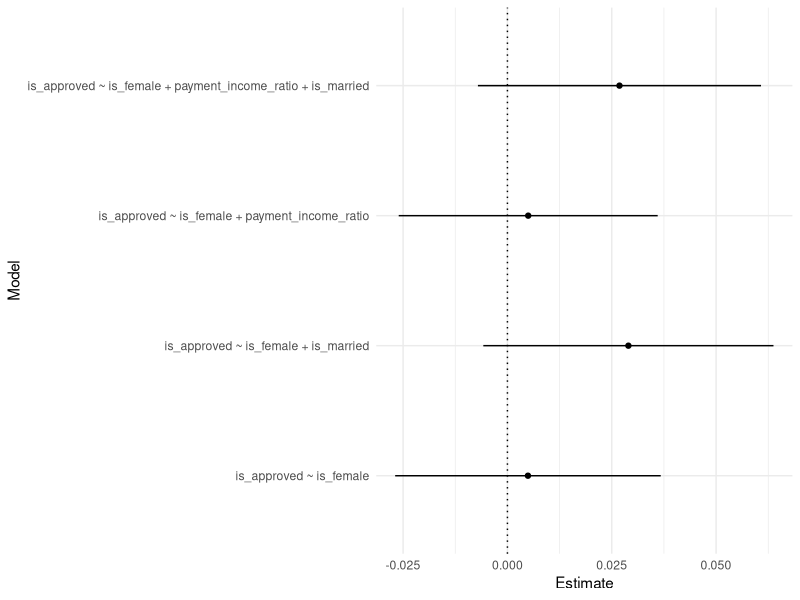
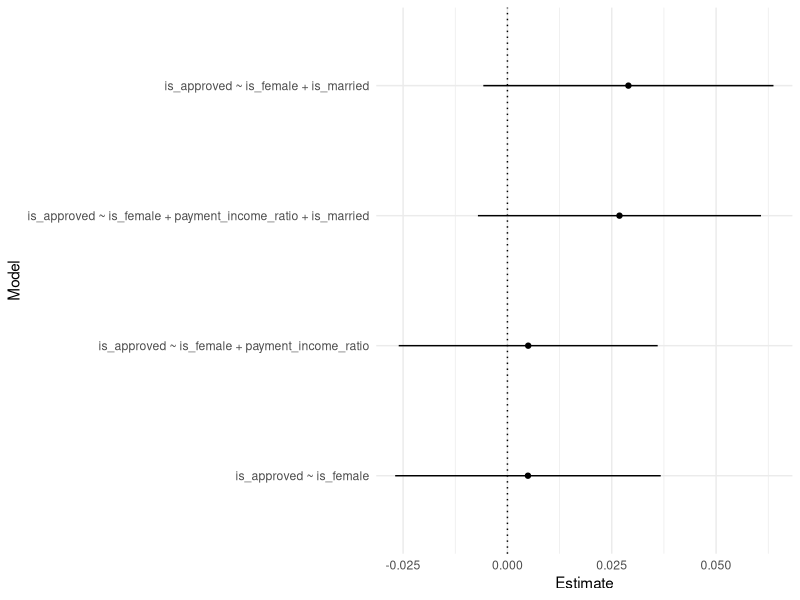
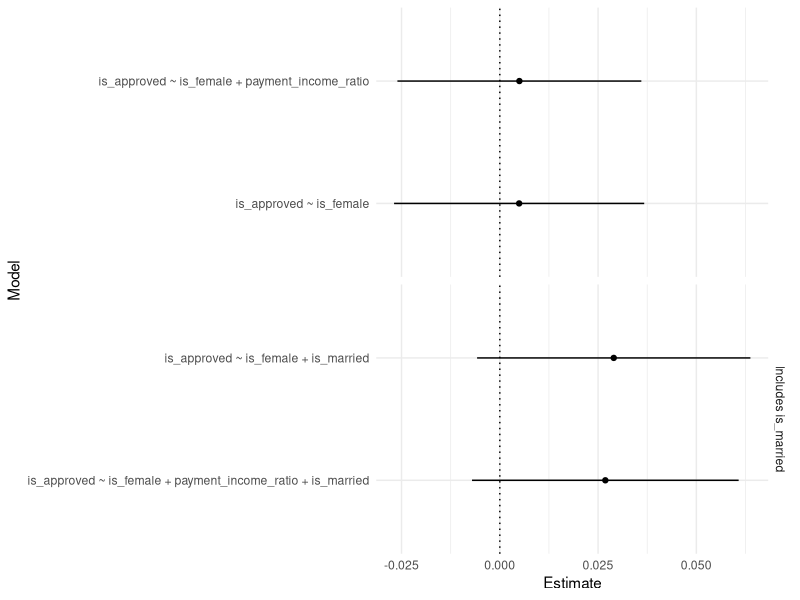
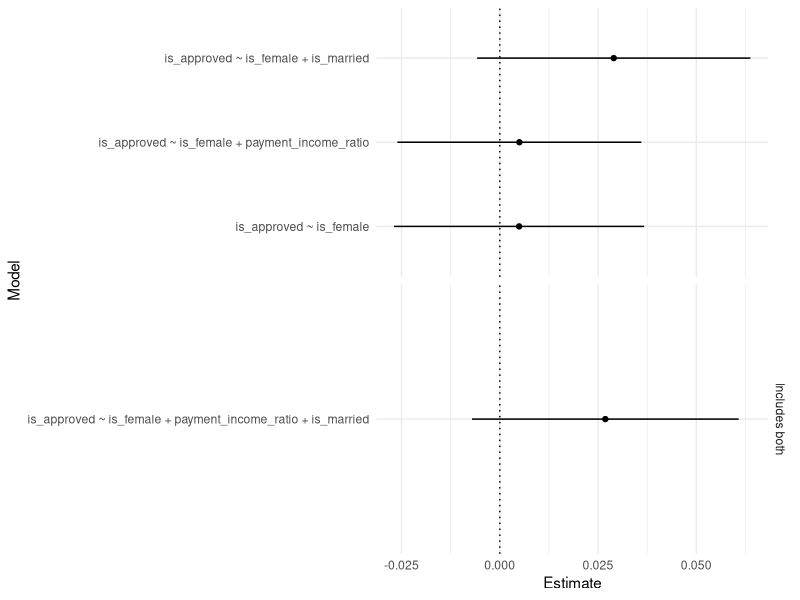
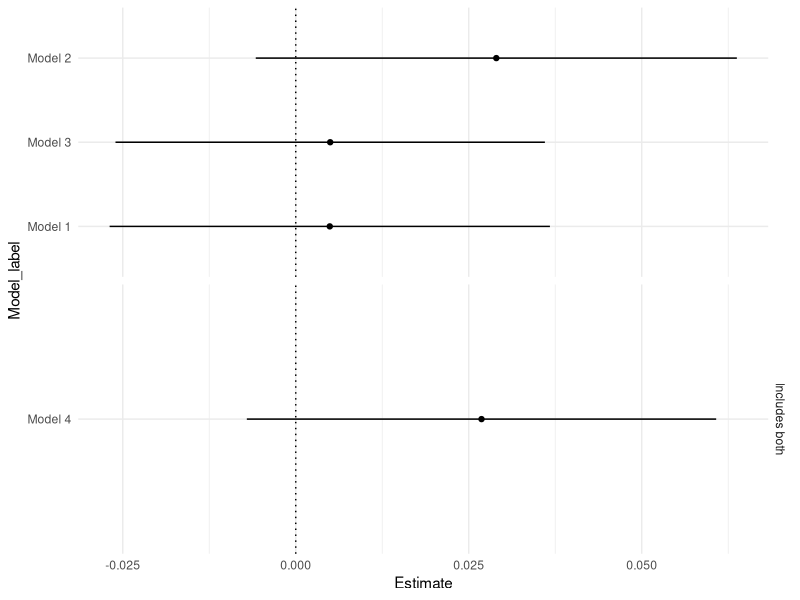

Generate these figures, in order, with R:
## ---- chunk 1
# the dataset is stored in the file named hdma.csv
hdma <- read.csv("hdma.csv")
hdma 
## ---- chunk 2
fit <- lm(formula = is_approved ~ is_female, data = hdma)
summary(fit)
## ---- chunk 3
ci <- confint(fit)
ci # all confidence intervals
ci[row.names(ci) == "is_female", ] # extracting the is_female coefficient ci
## ---- chunk 4
# write your code here

## ---- chunk 5
formulae <- c(
  "is_approved ~ is_female",
  "is_approved ~ is_female + is_married",
  "is_approved ~ is_female + payment_income_ratio",
  "is_approved ~ is_female + payment_income_ratio + is_married"
)
formulae
## ---- chunk 6
n_options <- length(formulae)
n_options
## ---- chunk 7
for (f in formulae) {
  print(f)
}
## ---- chunk 8
results <- matrix(nrow = n_options, ncol = 3)
for (i in 1:n_options) {
  # formulae[i] extracts ith item of formulae
  fit <- lm(formulae[i], data = hdma)
  # coefficients() extracts the coefficient estimates 
  ests <- coefficients(fit)
  cis <- confint(fit)
  # extract the values for `is_female`
  est_is_female <- ests[names(ests) == "is_female"]     # ests is a vector
  ci_is_female <- cis[row.names(cis) == "is_female", ]  # cis is a table
  # store the values together in the ith row of results
  results[i, ] <- c(est_is_female, ci_is_female)    
}
results
## ---- chunk 9
# Define a data frame using the `results` matrix.
multiverse_table <- as.data.frame(results) 
# Provide meaningful column names.
colnames(multiverse_table) <- c("Estimate", "LowerCI", "UpperCI")
# Add the vector `formulae` as the first column to the data frame.
multiverse_table <- cbind(Model = formulae, multiverse_table)
multiverse_table
## ---- chunk 10
library(ggplot2)
## ---- chunk 11
p <- ggplot(multiverse_table, aes(y = Model)) 
## ---- chunk 12
p <- p + geom_point(aes(x = Estimate))
## ---- chunk 13
p <- p + geom_linerange(aes(xmin = LowerCI, xmax = UpperCI))
## ---- chunk 14
p <- p + geom_vline(xintercept = 0, linetype = "dotted") 
## ---- chunk 15
p <- p + theme_minimal()
p
## ---- chunk 16
multiverse_table$Model <- factor(
  multiverse_table$Model, 
  # define levels according to the order of `Estimate`
  levels = multiverse_table$Model[order(multiverse_table$Estimate)]
)

ggplot(multiverse_table, aes(y = Model)) +
  geom_point(aes(x = Estimate)) +
  geom_linerange(aes(xmin = LowerCI, xmax = UpperCI)) +
  geom_vline(xintercept = 0, linetype = "dotted") +
  theme_minimal()
## ---- chunk 17
multiverse_table['has_is_married'] <- ifelse(
  grepl("is_married", multiverse_table$Model), 
  "Includes is_married", "")

ggplot(multiverse_table, aes(y = Model)) +
  geom_point(aes(x = Estimate)) +
  geom_linerange(aes(xmin = LowerCI, xmax = UpperCI)) +
  geom_vline(xintercept = 0, linetype = "dotted") +
  theme_minimal() +
  # facet_grid() expects rows and cols wrapped in vars()
  facet_grid(rows = vars(has_is_married), scales = "free_y")
## ---- chunk 18
multiverse_table['has_both'] <- ifelse(
  grepl("is_married", multiverse_table$Model) & 
    grepl("payment_income_ratio", multiverse_table$Model),
  "Includes both", "")

ggplot(multiverse_table, aes(y = Model)) +
  geom_point(aes(x = Estimate)) +
  geom_linerange(aes(xmin = LowerCI, xmax = UpperCI)) +
  geom_vline(xintercept = 0, linetype = "dotted") +
  theme_minimal() +
  # facet_grid() expects rows and cols wrapped in vars()
  facet_grid(rows = vars(has_both), scales = "free_y")
## ---- chunk 19
multiverse_table["Model_label"] <- factor(
  paste("Model", 1:4),
  # define levels according to the order of `Estimate`
  levels = paste("Model", 1:4)[order(multiverse_table$Estimate)]
  )
ggplot(multiverse_table, aes(y = Model_label)) +
  geom_point(aes(x = Estimate)) +
  geom_linerange(aes(xmin = LowerCI, xmax = UpperCI)) +
  geom_vline(xintercept = 0, linetype = "dotted") +
  theme_minimal() +
  # facet_grid() expects rows and cols wrapped in vars()
  facet_grid(rows = vars(has_both), scales = "free_y")
